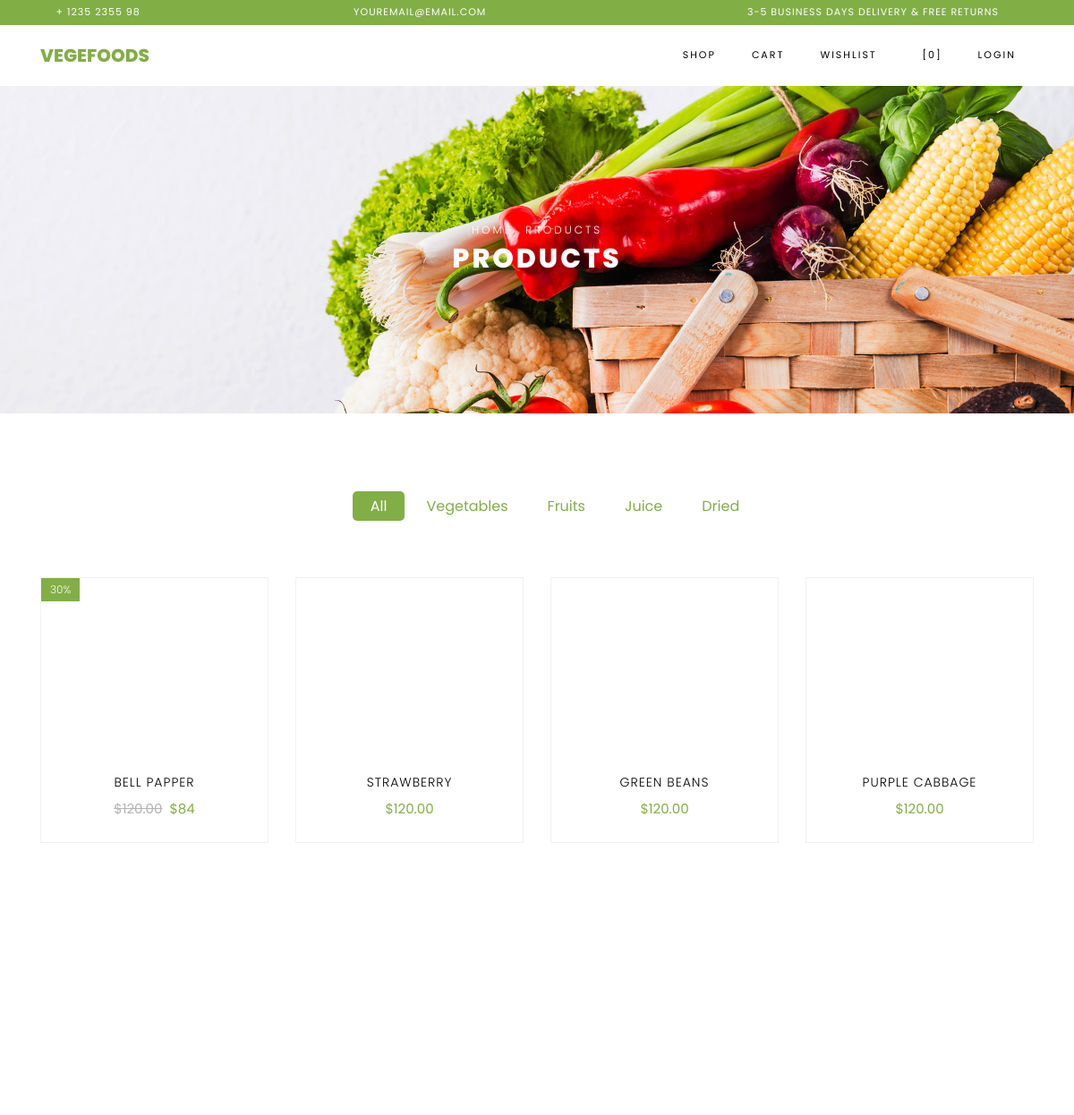
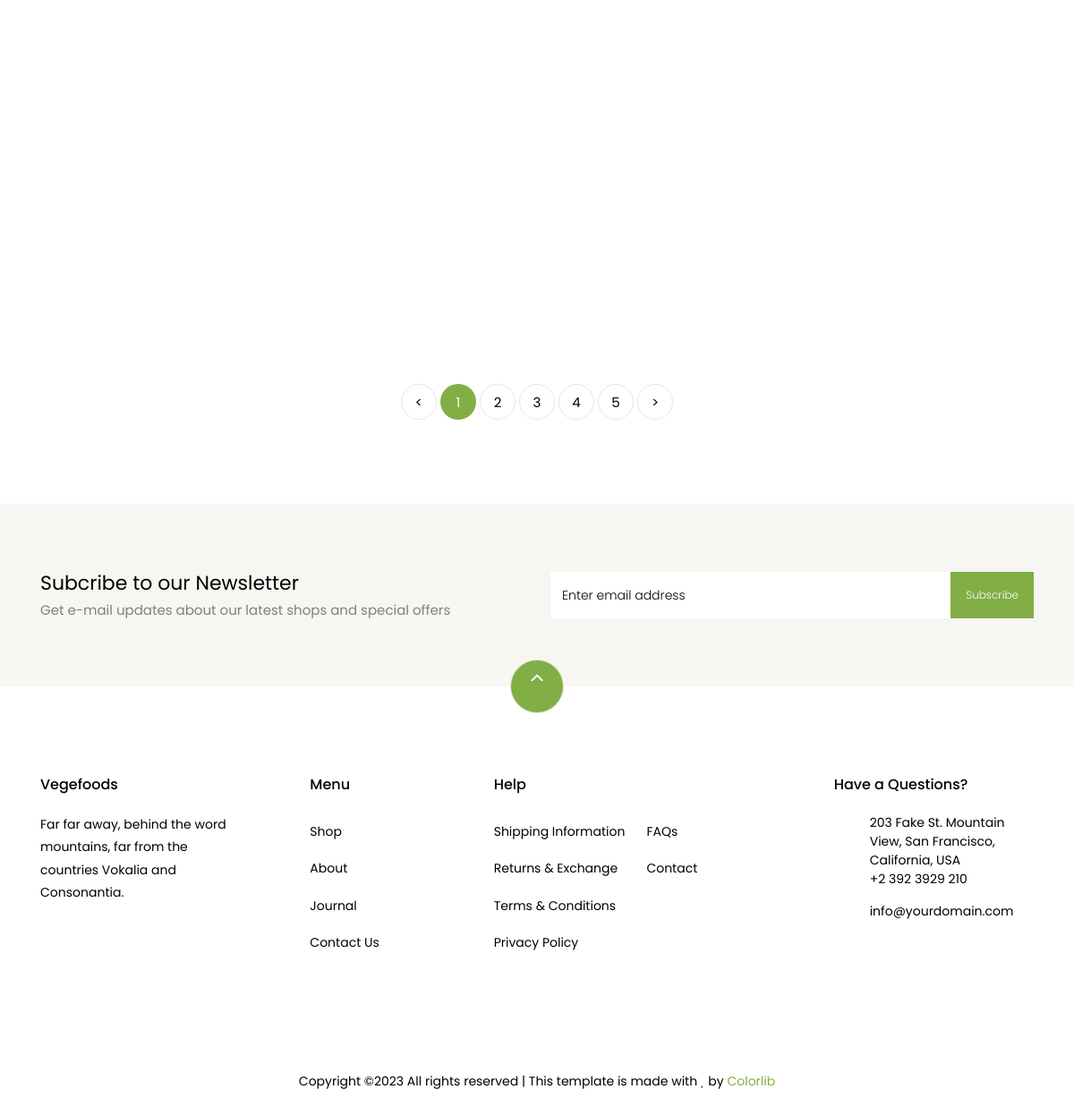
The page / on the database its author committed (2 pictures, top to bottom).
### store/models.py (models this page shows, shortened)
class Product(models.Model):
    name = models.CharField(max_length=255)
    description = models.TextField()
    price = models.DecimalField(max_digits=10, decimal_places=2)
    image = models.ImageField(upload_to='static/products', null=True, blank=True)
    category = models.ForeignKey(Category, on_delete=models.CASCADE)
    created_time = models.DateTimeField(auto_now_add=True)
    updated_time = models.DateTimeField(auto_now=True)

### store/views.py (the view)
# urls.py: path('', ShopView.as_view(), name='shop'),
class ShopView(View):
    @staticmethod
    def get(request):
        discount_value = Case(When(discount__value__gte=0,
                                   then=F('discount__value')),
                              default=0,
                              output_field=DecimalField(max_digits=10, decimal_places=2)
                              )
        price_with_discount = ExpressionWrapper(
            F('price') * (100.0 - F('discount_value')) / 100.0,
            output_field=DecimalField(max_digits=10, decimal_places=2)
        )
        products = Product.objects.annotate(
            discount_value=discount_value,
            price_before=F('price'),
            price_after=price_with_discount
        ).values('id', 'name', 'image', 'price_before', 'price_after',
                 'discount_value')
        return render(request, 'shop.html', context={'data': products})

### store/templates/store/shop.html (shortened to what this page needs)
{% extends 'store/base.html' %}
{% load static %}
{% block content %}
    <div class="hero-wrap hero-bread" style="background-image: url({% static 'store/images/bg_1.jpg'%});">
      <div class="container">
        <div class="row no-gutters slider-text align-items-center justify-content-center">
          <div class="col-md-9 ftco-animate text-center">
          	<p class="breadcrumbs"><span class="mr-2"><a href="index.html">Home</a></span> <span>Products</span></p>
            <h1 class="mb-0 bread">Products</h1>
          </div>
        </div>
      </div>
    </div>
    <section class="ftco-section">
    	<div class="container">
    		<div class="row justify-content-center">
    			<div class="col-md-10 mb-5 text-center">
    				<ul class="product-category">
    					<li><a href="#" class="active">All</a></li>
    					<li><a href="#">Vegetables</a></li>
    					<li><a href="#">Fruits</a></li>
    					<li><a href="#">Juice</a></li>
    					<li><a href="#">Dried</a></li>
    				</ul>
    			</div>
    		</div>
    		<div class="row">
                {% for product in data %}
    			<div class="col-md-6 col-lg-3 ftco-animate">
    				<div class="product">
    					<a href="/product/{{product.id}}" class="img-prod"><img class="img-fluid" src="/{{product.image}}" alt="Colorlib Template">
                            {% if product.discount_value %}
    						<span class="status">{{product.discount_value}}%</span>
                            {% endif %}
    					</a>
    					<div class="text py-3 pb-4 px-3 text-center">
    						<h3><a href="#">{{product.name}}</a></h3>
    						<div class="d-flex">
    							<div class="pricing">
                                    {% if product.discount_value %}
		    						<p class="price"><span class="mr-2 price-dc">${{product.price_before}}</span><span class="price-sale">${{product.price_after}}</span></p>
                                    {% else %}
                                    <p class="price"><span class="price-sale">${{product.price_before}}</span></p>
                                    {% endif %}
		    					</div>
	    					</div>
    					</div>
    				</div>
    			</div>
                {% endfor %}
    		</div>
    		<div class="row mt-5">
          <div class="col text-center">
            <div class="block-27">
              <ul>
                <li><a href="#">&lt;</a></li>
                <li class="active"><span>1</span></li>
                <li><a href="#">2</a></li>
                <li><a href="#">3</a></li>
                <li><a href="#">4</a></li>
                <li><a href="#">5</a></li>
                <li><a href="#">&gt;</a></li>
              </ul>
            </div>
          </div>
        </div>
    	</div>
    </section>
		<section class="ftco-section ftco-no-pt ftco-no-pb py-5 bg-light">
      <div class="container py-4">
        <div class="row d-flex justify-content-center py-5">
          <div class="col-md-6">
          	<h2 style="font-size: 22px;" class="mb-0">Subcribe to our Newsletter</h2>
          	<span>Get e-mail updates about our latest shops and special offers</span>
          </div>
          <div class="col-md-6 d-flex align-items-center">
            <form action="#" class="subscribe-form">
              <div class="form-group d-flex">
                <input type="text" class="form-control" placeholder="Enter email address">
                <input type="submit" value="Subscribe" class="submit px-3">
              </div>
            </form>
          </div>
        </div>
      </div>
    </section>
   {% endblock %}
{% block scripts %}
  </body>
</html>
{% endblock %}

### rows shown on the page
Product: discount_value "30", name "BELL PAPPER", price_before "120.00", price_after "84"
Product: name "STRAWBERRY", price_before "120.00"
Product: name "GREEN BEANS", price_before "120.00"
Product: name "PURPLE CABBAGE", price_before "120.00"
